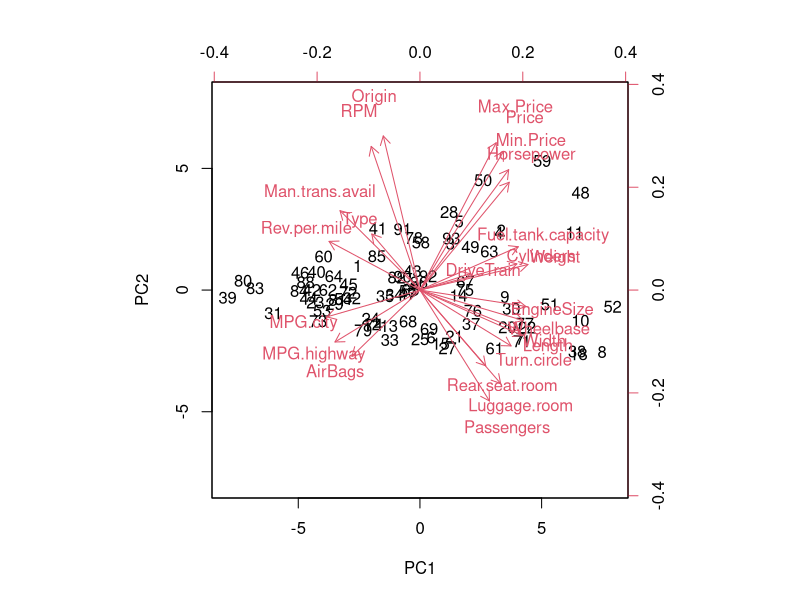
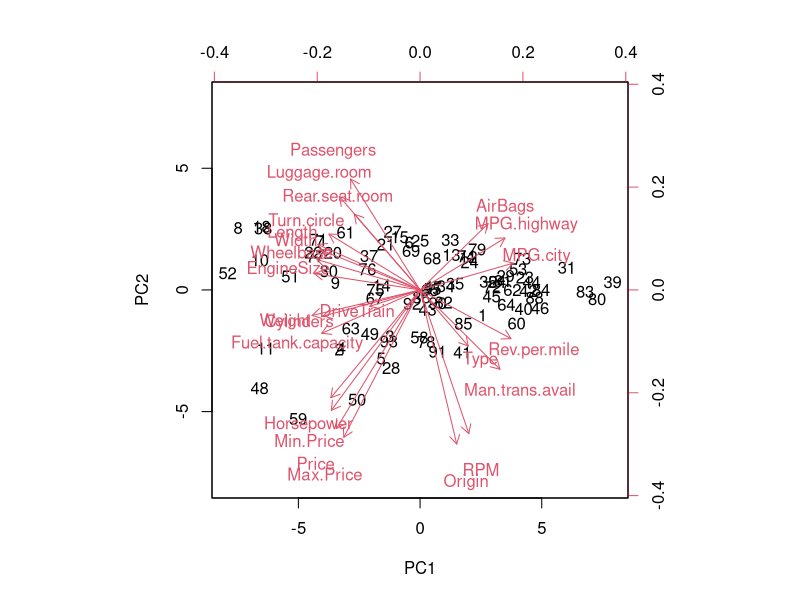
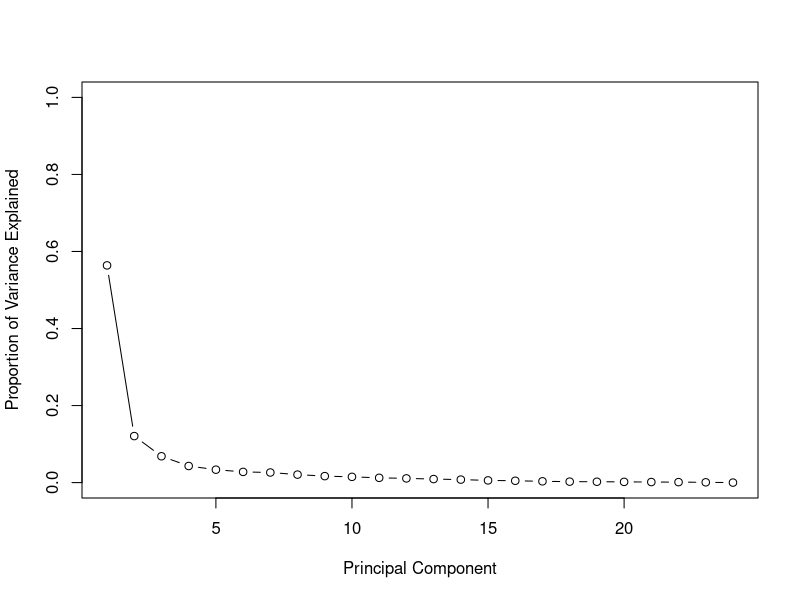
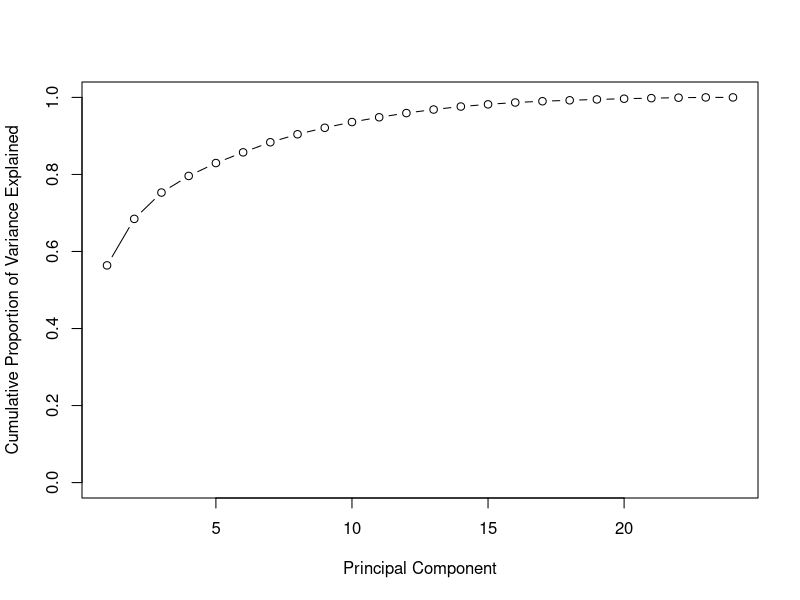
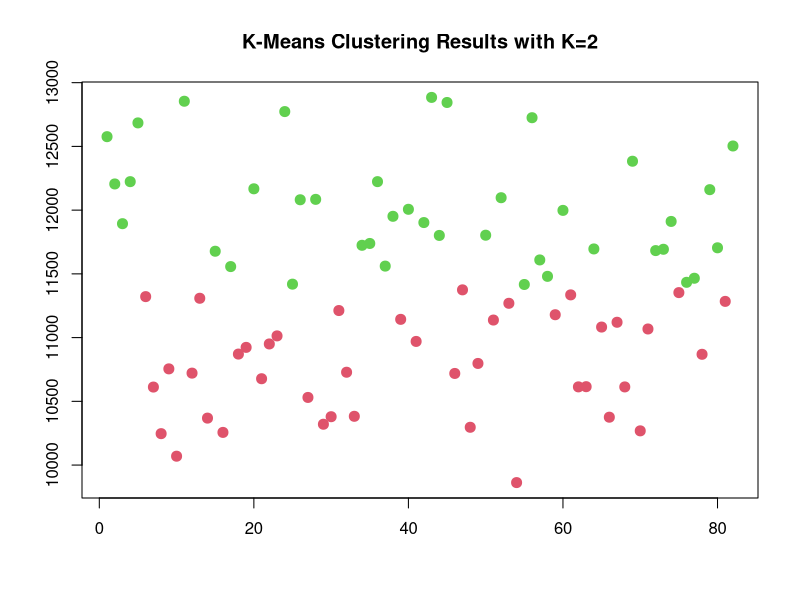
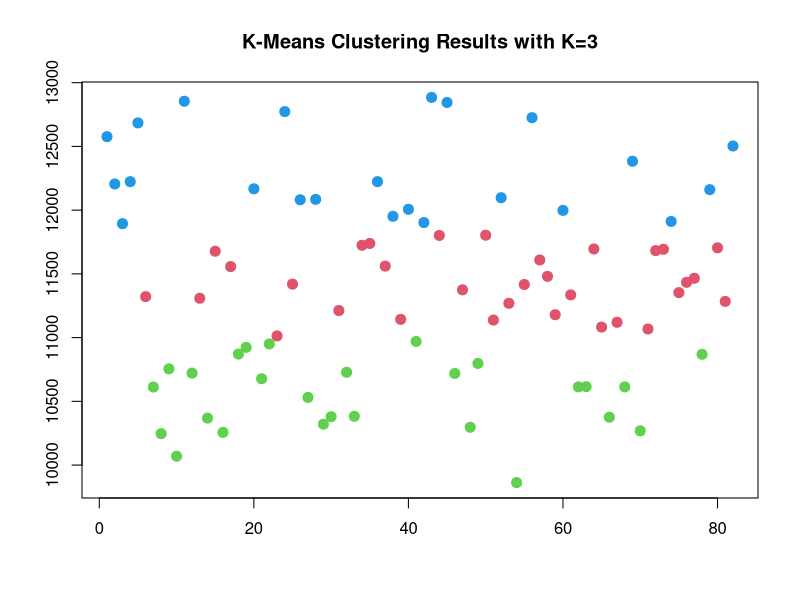
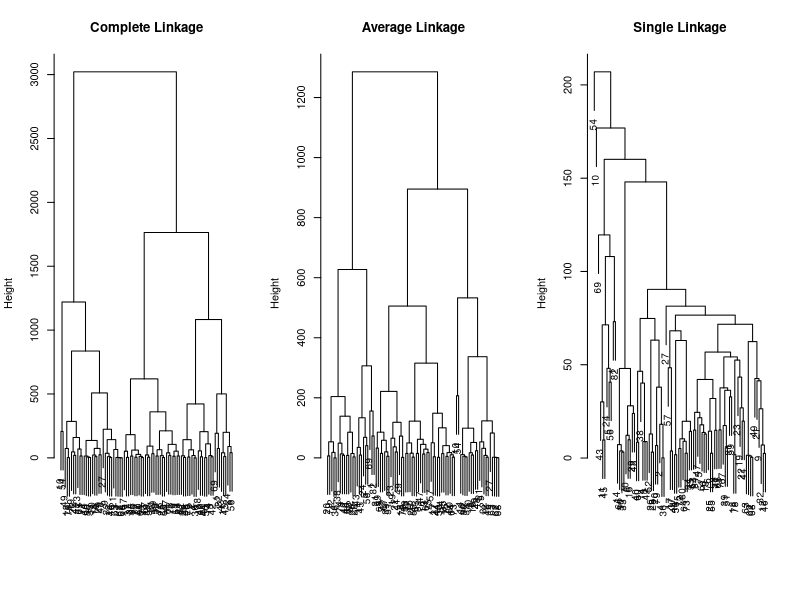
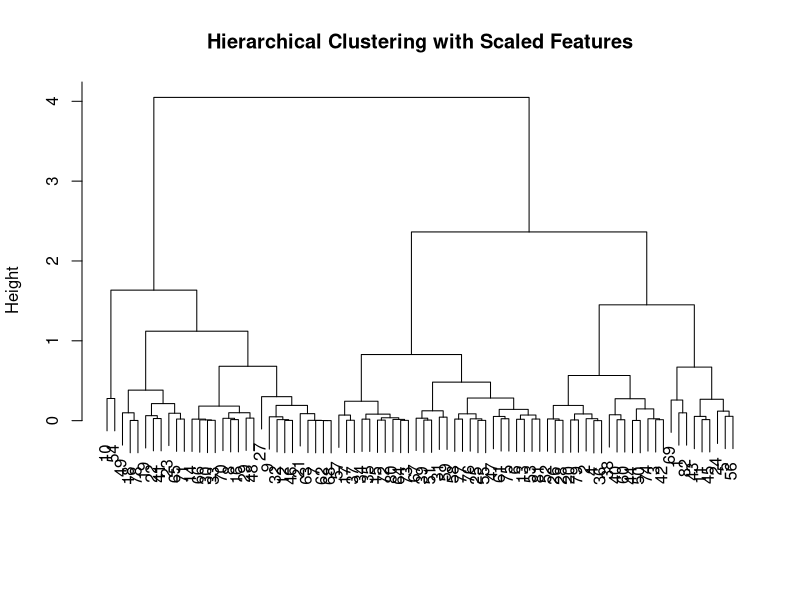

Reproduce these figures in R, in order.
## ---- chunk 1
knitr::opts_chunk$set(echo = TRUE)
## ---- chunk 2
library('MASS')  
Cars93 <- Cars93[,-c(1,2,27)]
df <- Cars93
df$Type <- as.numeric(df$Type)
df$MPG.highway <- as.numeric(df$MPG.highway)
df$AirBags <- as.numeric(df$AirBags)
df$DriveTrain <- as.numeric(df$DriveTrain)
df$Cylinders <- as.numeric(df$Cylinders)
df$Horsepower <- as.numeric(df$Horsepower)
df$RPM <- as.numeric(df$RPM)
df$Rev.per.mile <- as.numeric(df$Rev.per.mile)
df$Man.trans.avail <- as.numeric(df$Man.trans.avail)
df$Passengers <- as.numeric(df$Passengers)
df$Length <- as.numeric(df$Length)
df$Wheelbase <- as.numeric(df$Wheelbase)
df$Width <- as.numeric(df$Width)
df$Turn.circle <- as.numeric(df$Turn.circle)
df$Luggage.room <- as.numeric(df$Luggage.room)
df$Weight <- as.numeric(df$Weight)
df$Origin <- as.numeric(df$Origin)
df <- na.omit(df)
apply(df, 2, mean)
apply(df, 2, var)
## ---- chunk 3
pr.out=prcomp(df, scale=TRUE)
pr.out$center
biplot(pr.out, scale=0)
pr.out$rotation=-pr.out$rotation
pr.out$x=-pr.out$x
biplot(pr.out, scale=0)
pr.var=pr.out$sdev^2
pve=pr.var/sum(pr.var)
plot(pve, xlab="Principal Component", ylab="Proportion of Variance Explained", ylim=c(0,1),type='b')
plot(cumsum(pve), xlab="Principal Component", ylab="Cumulative Proportion of Variance Explained", ylim=c(0,1),type='b')
## ---- chunk 4
x=matrix(df$Type+df$Min.Price+df$Price+df$MPG.city+df$MPG.highway+df$AirBags+df$DriveTrain+df$Cylinders+df$EngineSize+df$Horsepower+df$RPM+df$Rev.per.mile+df$Man.trans.avail+df$Fuel.tank.capacity+df$Passengers+df$Length+df$Wheelbase+df$Width+df$Turn.circle+df$Rear.seat.room+df$Luggage.room+df$Weight+df$Origin)
km.out=kmeans(x,2,nstart=1)
km.out$cluster
plot(x, col=(km.out$cluster+1), main="K-Means Clustering Results with K=2", xlab="", ylab="", pch=20, cex=2)
## ---- chunk 5
km.out=kmeans(x,3,nstart=1)
plot(x, col=(km.out$cluster+1), main="K-Means Clustering Results with K=3", xlab="", ylab="", pch=20, cex=2)
km.out=kmeans(x,3,nstart=1)
km.out$tot.withinss
km.out=kmeans(x,3,nstart=2)
km.out$tot.withinss
## ---- chunk 6
hc.complete=hclust(dist(x), method="complete")
hc.average=hclust(dist(x), method="average")
hc.single=hclust(dist(x), method="single")
par(mfrow=c(1,3))
plot(hc.complete,main="Complete Linkage", xlab="", sub="", cex=.9)
plot(hc.average, main="Average Linkage", xlab="", sub="", cex=.9)
plot(hc.single, main="Single Linkage", xlab="", sub="", cex=.9)
xsc=scale(x)
par(mfrow=c(1,1))
plot(hclust(dist(xsc), method="complete"), main="Hierarchical Clustering with Scaled Features", xlab="", sub="")
